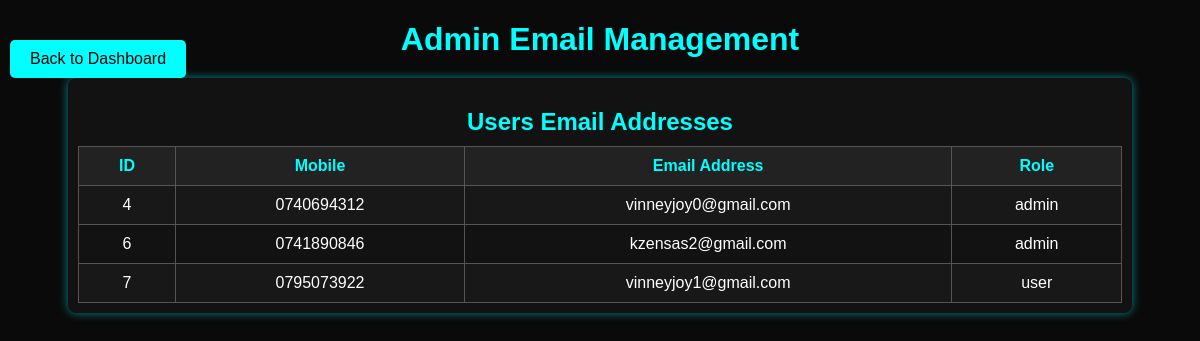
Page /admin/manage_emails (signed in) on the committed database.
### app.py (models this page shows)
class User(db.Model, UserMixin):
    id = db.Column(db.Integer, primary_key=True)
    mobile = db.Column(db.String(10), unique=True, nullable=False)
    email = db.Column(db.String(120), unique=True,  nullable=False)
    password = db.Column(db.String(255), nullable=False)
    role = db.Column(db.String(10), nullable=False, default='user')
    created_at = db.Column(db.DateTime, default=nairobi_time)
    profile_image = db.Column(db.String(255), default='/static/default-profile.png')
    location = db.Column(db.String(255), nullable=True)
    agreed = db.Column(db.Boolean, default=False)
    active = db.Column(db.Boolean, default=True)

### app.py (the view)
@app.route('/admin/manage_emails')
@admin_required
@csrf.exempt
def manage_emails():
    users = User.query.all()
    return render_template('admin_manage_emails.html', users=users)

### app.py (called while the page is built)
@app.before_request
def make_session_permanent():
    session.permanent = True

@app.before_request
def auto_logout_user():
    if current_user.is_authenticated:
        user = User.query.filter_by(id=current_user.id).first()
        if user and user.role != current_user.role:
            logout_user()
            flash("Role has changed. Please log in again.", "error")
            return redirect(url_for('login'))

def admin_required(f):
    @wraps(f)
    def decorated_function(*args, **kwargs):
        if not current_user.is_authenticated or current_user.role != 'admin':
            return abort(403)
        return f(*args, **kwargs)
    return decorated_function

@login_manager.user_loader
def load_user(user_id):
    return User.query.get(int(user_id))

@app.context_processor
def inject_csrf_token():
    from flask_wtf.csrf import generate_csrf
    return dict(csrf_token=generate_csrf)

### templates/admin_manage_emails.html (shortened to what this page needs)
<!DOCTYPE html>
<html lang="en">
<head>
</head>
<body>
  <h1>Admin Email Management</h1>
  <button onclick="window.location.href='/admin/dashboard'">Back to Dashboard</button>
  <div class="section">
    <h2>Users Email Addresses</h2>
    <table>
      <tr>
        <th>ID</th>
        <th>Mobile</th>
        <th>Email Address</>
        <th>Role</th>
      </tr>
      {% for user in users %}
      <tr>
        <td>{{ user.id }}</td>
        <td>{{ user.mobile }}</td>
        <td>{{ user.email }}</td>
        <td>{{ user.role }}</td>
      </tr>
      {% endfor %}
    </table>
  </div>
</body>
</html>

### templates/admin_manage_emails.html (style rules this page uses)
body { background: #0A0A0A; color: white; font-family: Arial, sans-serif; margin: 20px; text-align: center; }
h1, h2 { color: cyan; margin-bottom: 10px; }
.section { margin: 20px auto; width: 90%; padding: 10px; border-radius: 8px; background: #121212; box-shadow: 0px 0px 10px rgba(0, 255, 255, 0.5); }
table { width: 100%; border-collapse: collapse; margin-top: 10px; }
th, td { padding: 10px; border: 1px solid #555; text-align: center; }
th { background: #222; color: cyan; font-weight: bold; }
tr:nth-child(even) { background: #181818; }
button { margin-top: 20px; position: fixed; top: 20px; left: 10px; padding: 10px 20px; font-size: 16px; border: none; background: cyan; color: black; cursor: pointer; border-radius: 5px; transition: 0.3s; }

### rows in the picture
User: id "4", mobile "0740694312", email "vinneyjoy0@gmail.com", role "admin"
User: id "6", mobile "0741890846", email "kzensas2@gmail.com", role "admin"
User: id "7", mobile "0795073922", email "vinneyjoy1@gmail.com", role "user"
